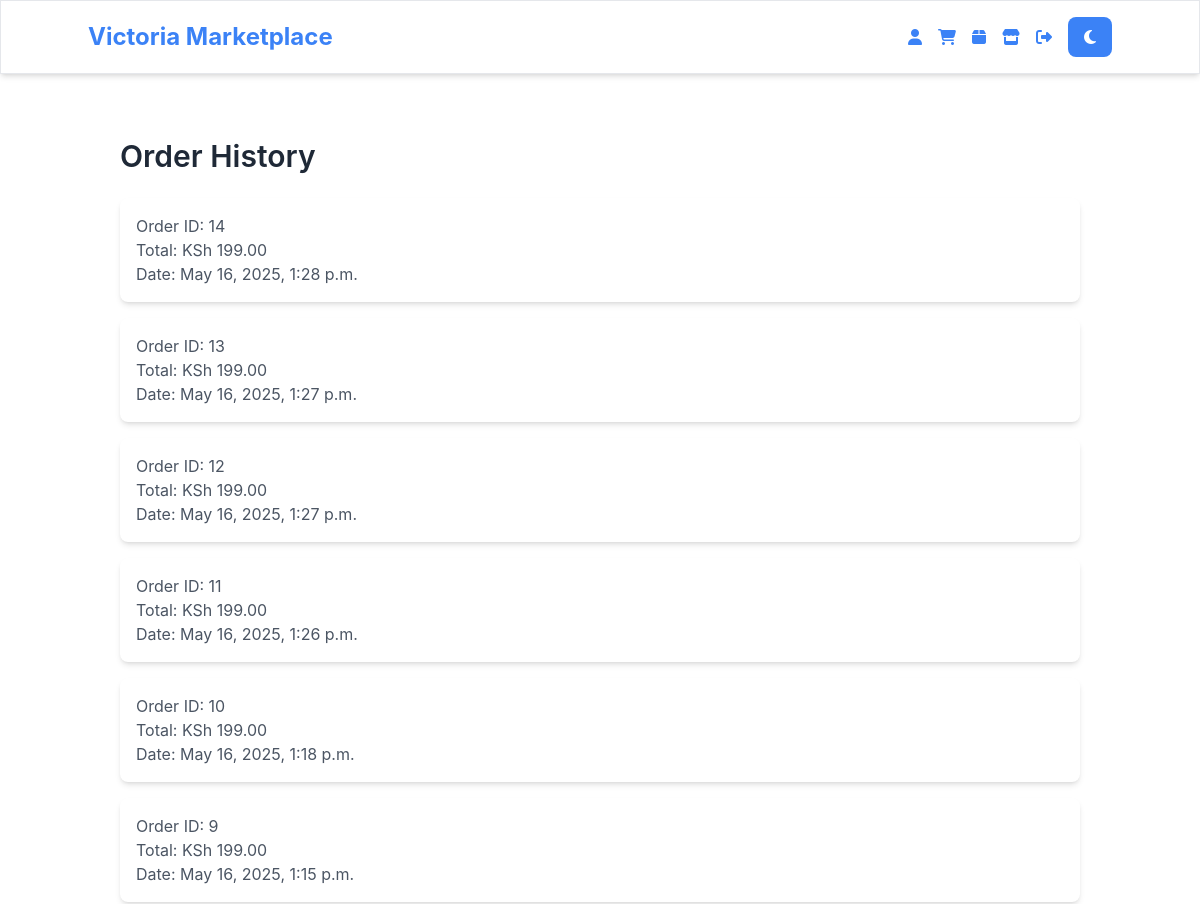
The app's page /orders/ (signed in, upper part), older data.
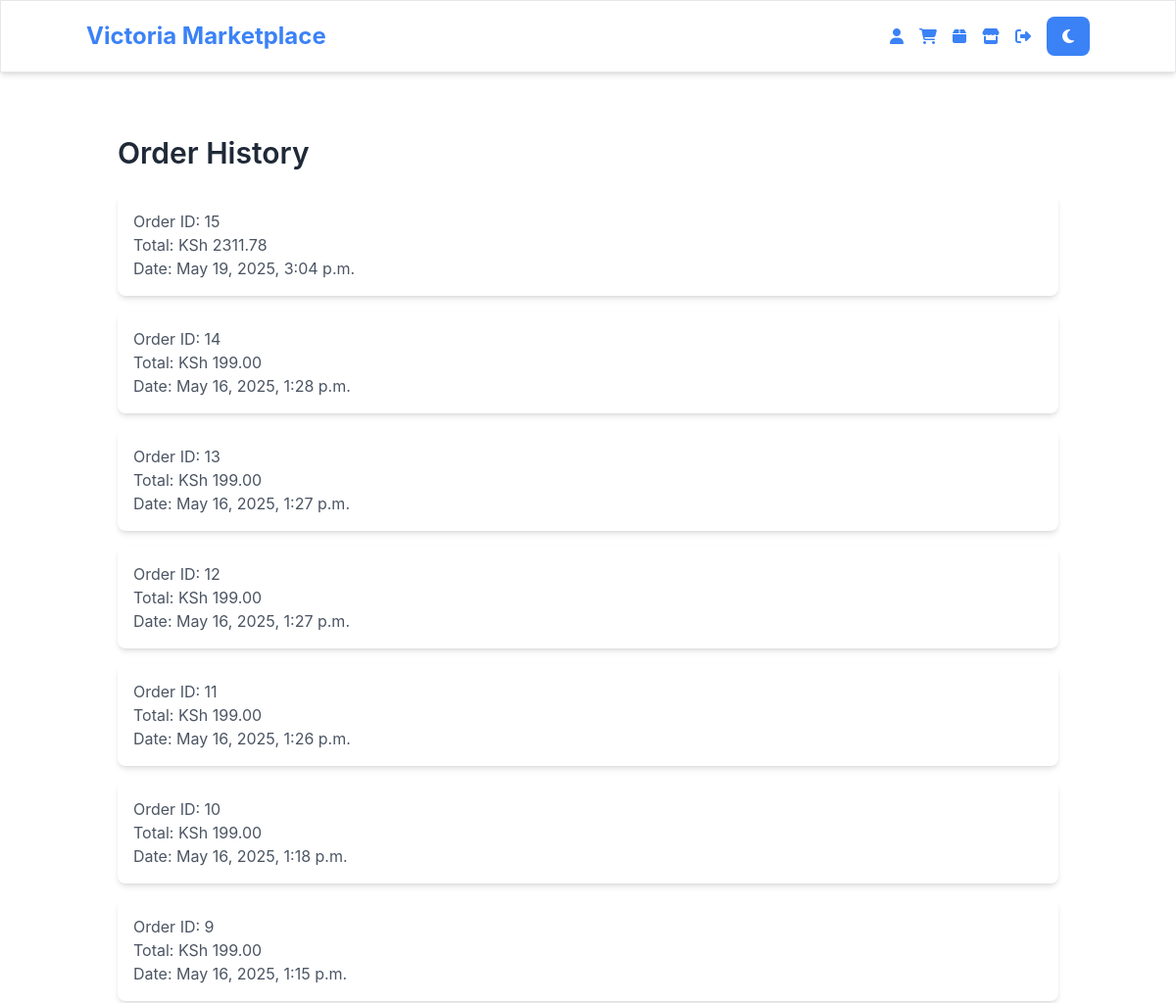
The same page, newer data.
### marketplace/models.py (models this page shows, shortened)
class Order(models.Model):
    STATUS_CHOICES = [
        ('Pending', 'Pending'),
        ('Completed', 'Completed'),
        ('Failed', 'Failed'),
    ]
    user = models.ForeignKey(settings.AUTH_USER_MODEL, on_delete=models.CASCADE, related_name='orders')
    cart_items = models.ManyToManyField(CartItem)
    status = models.CharField(max_length=50, choices=STATUS_CHOICES, default='Pending')
    created_at = models.DateTimeField(auto_now_add=True)
    total_price = models.DecimalField(max_digits=10, decimal_places=2, null=True)

### marketplace/views.py (the view)
# urls.py: path('orders/', views.order_history, name='orders'),
@login_required
def order_history(request):
    orders = Order.objects.filter(user=request.user).order_by('-created_at')
    return render(request, 'marketplace/order_history.html', {
        'orders': orders,
    })

### templates/marketplace/order_history.html
{% extends 'base.html' %}
{% block content %}
    <div class="container mx-auto px-4 py-8">
        <h1 class="text-3xl font-semibold text-gray-800 mb-6">Order History</h1>
        {% if orders %}
            <div class="space-y-4">
                {% for order in orders %}
                    <div class="bg-white rounded-lg shadow-md p-4">
                        <p class="text-gray-600">Order ID: {{ order.id }}</p>
                        <p class="text-gray-600">Total: KSh {{ order.total_price }}</p>
                        <p class="text-gray-600">Date: {{ order.created_at }}</p>
                    </div>
                {% endfor %}
            </div>
        {% else %}
            <p class="text-gray-500 text-lg">You have no orders yet.</p>
            <a href="{% url 'marketplace:home' %}" class="text-blue-600 hover:underline">Start Shopping</a>
        {% endif %}
    </div>
{% endblock %}

Row changes from the older to the newer data that the page shows:
added Order: id "15", total_price "2311.78", created_at "May 19, 2025, 3:04 p.m."
